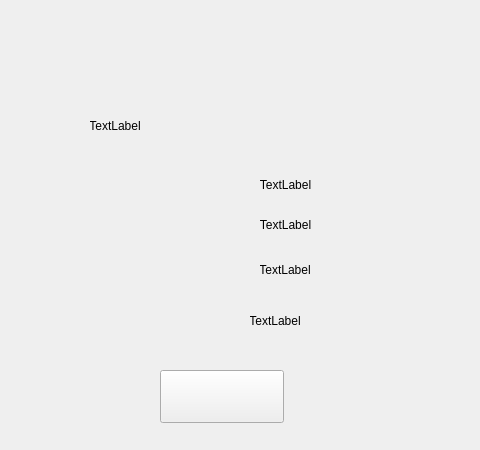
<?xml version="1.0" encoding="UTF-8"?>
<ui version="4.0">
 <class>debtpage</class>
 <widget class="QWidget" name="debtpage">
  <property name="geometry">
   <rect>
    <x>0</x>
    <y>0</y>
    <width>480</width>
    <height>450</height>
   </rect>
  </property>
  <property name="windowTitle">
   <string>Form</string>
  </property>
  <widget class="QLabel" name="vipPercentLab">
   <property name="geometry">
    <rect>
     <x>90</x>
     <y>115</y>
     <width>50</width>
     <height>21</height>
    </rect>
   </property>
   <property name="text">
    <string>TextLabel</string>
   </property>
   <property name="alignment">
    <set>Qt::AlignCenter</set>
   </property>
  </widget>
  <widget class="QLabel" name="baseLabel">
   <property name="geometry">
    <rect>
     <x>260</x>
     <y>175</y>
     <width>51</width>
     <height>20</height>
    </rect>
   </property>
   <property name="text">
    <string>TextLabel</string>
   </property>
   <property name="alignment">
    <set>Qt::AlignCenter</set>
   </property>
  </widget>
  <widget class="QLabel" name="debtLabel">
   <property name="geometry">
    <rect>
     <x>260</x>
     <y>215</y>
     <width>51</width>
     <height>20</height>
    </rect>
   </property>
   <property name="text">
    <string>TextLabel</string>
   </property>
   <property name="alignment">
    <set>Qt::AlignCenter</set>
   </property>
  </widget>
  <widget class="QLabel" name="paidLabel">
   <property name="geometry">
    <rect>
     <x>260</x>
     <y>260</y>
     <width>50</width>
     <height>20</height>
    </rect>
   </property>
   <property name="text">
    <string>TextLabel</string>
   </property>
   <property name="alignment">
    <set>Qt::AlignCenter</set>
   </property>
  </widget>
  <widget class="QLabel" name="oweLabel">
   <property name="geometry">
    <rect>
     <x>250</x>
     <y>305</y>
     <width>50</width>
     <height>31</height>
    </rect>
   </property>
   <property name="text">
    <string>TextLabel</string>
   </property>
   <property name="alignment">
    <set>Qt::AlignCenter</set>
   </property>
  </widget>
  <widget class="QPushButton" name="quitBtn">
   <property name="geometry">
    <rect>
     <x>160</x>
     <y>370</y>
     <width>124</width>
     <height>53</height>
    </rect>
   </property>
   <property name="text">
    <string/>
   </property>
  </widget>
 </widget>
 <resources/>
 <connections/>
</ui>
